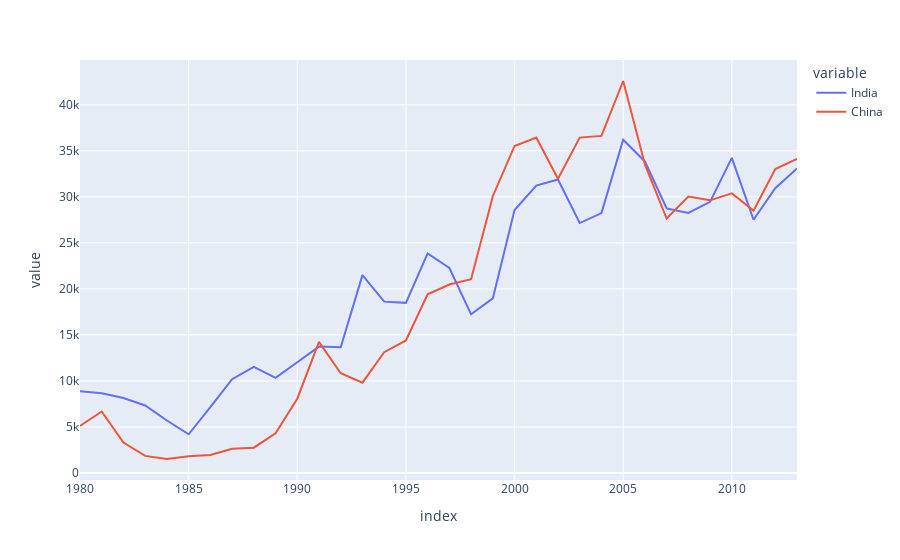

Notebook cell for this chart:
### Code cell
fig = px.line(data_frame=ic, x=ic.index, y=['India','China'])
fig.show()

### Figure 1 — Plotly figure (JSON) as saved in the notebook; plotly's stock layout.template omitted (floating-point values rounded to 4 significant figures)
{"data": [{"hovertemplate": "variable=India<br>index=%{x}<br>value=%{y}<extra></extra>", "legendgroup": "India", "line": {"color": "#636efa", "dash": "solid"}, "marker": {"symbol": "circle"}, "mode": "lines", "name": "India", "orientation": "v", "showlegend": true, "type": "scatter", "x": [1980, 1981, 1982, 1983, 1984, 1985, 1986, 1987, 1988, 1989, 1990, 1991, 1992, 1993, 1994, 1995, 1996, 1997, 1998, 1999, 2000, 2001, 2002, 2003, 2004, 2005, 2006, 2007, 2008, 2009, 2010, 2011, 2012, 2013], "xaxis": "x", "y": [8880, 8670, 8147, 7338, 5704, 4211, 7150, 10189, 11522, 10343, 12041, 13734, 13673, 21496, 18620, 18489, 23859, 22268, 17241, 18974, 28572, 31223, 31889, 27155, 28235, 36210, 33848, 28742, 28261, 29456, 34235, 27509, 30933, 33087], "yaxis": "y"}, {"hovertemplate": "variable=China<br>index=%{x}<br>value=%{y}<extra></extra>", "legendgroup": "China", "line": {"color": "#EF553B", "dash": "solid"}, "marker": {"symbol": "circle"}, "mode": "lines", "name": "China", "orientation": "v", "showlegend": true, "type": "scatter", "x": [1980, 1981, 1982, 1983, 1984, 1985, 1986, 1987, 1988, 1989, 1990, 1991, 1992, 1993, 1994, 1995, 1996, 1997, 1998, 1999, 2000, 2001, 2002, 2003, 2004, 2005, 2006, 2007, 2008, 2009, 2010, 2011, 2012, 2013], "xaxis": "x", "y": [5123, 6682, 3308, 1863, 1527, 1816, 1960, 2643, 2758, 4323, 8076, 14255, 10846, 9817, 13128, 14398, 19415, 20475, 21049, 30069, 35529, 36434, 31961, 36439, 36619, 42584, 33518, 27642, 30037, 29622, 30391, 28502, 33024, 34129], "yaxis": "y"}], "layout": {"legend": {"title": {"text": "variable"}, "tracegroupgap": 0}, "margin": {"t": 60}, "xaxis": {"anchor": "y", "domain": [0, 1], "title": {"text": "index"}}, "yaxis": {"anchor": "x", "domain": [0, 1], "title": {"text": "value"}}}}
